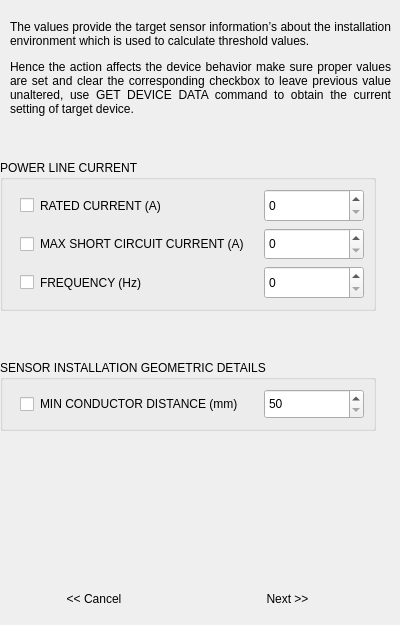
        <widget class="QWidget" name="page_4">
         <widget class="QLabel" name="label_6">
          <property name="geometry">
           <rect>
            <x>10</x>
            <y>20</y>
            <width>381</width>
            <height>131</height>
           </rect>
          </property>
          <property name="text">
           <string>&lt;html&gt;&lt;head/&gt;&lt;body&gt;&lt;p align=&quot;justify&quot;&gt;The values provide the target sensor information’s about the installation environment which is used to calculate threshold values. &lt;/p&gt;&lt;p align=&quot;justify&quot;&gt;Hence the action affects the device behavior make sure proper values are set and clear the corresponding checkbox to leave previous value unaltered, use GET DEVICE DATA command to obtain the current setting of target device. &lt;/p&gt;&lt;p&gt;&lt;br/&gt;&lt;/p&gt;&lt;/body&gt;&lt;/html&gt;</string>
          </property>
          <property name="textFormat">
           <enum>Qt::RichText</enum>
          </property>
          <property name="scaledContents">
           <bool>true</bool>
          </property>
          <property name="wordWrap">
           <bool>true</bool>
          </property>
         </widget>
         <widget class="QGroupBox" name="groupBox_6">
          <property name="geometry">
           <rect>
            <x>0</x>
            <y>360</y>
            <width>376</width>
            <height>71</height>
           </rect>
          </property>
          <property name="sizePolicy">
           <sizepolicy hsizetype="Preferred" vsizetype="Preferred">
            <horstretch>0</horstretch>
            <verstretch>0</verstretch>
           </sizepolicy>
          </property>
          <property name="minimumSize">
           <size>
            <width>361</width>
            <height>0</height>
           </size>
          </property>
          <property name="maximumSize">
           <size>
            <width>16777215</width>
            <height>16777215</height>
           </size>
          </property>
          <property name="title">
           <string>SENSOR INSTALLATION GEOMETRIC DETAILS </string>
          </property>
          <layout class="QGridLayout" name="gridLayout_7">
           <item row="0" column="0">
            <layout class="QHBoxLayout" name="horizontalLayout_8">
             <item>
              <widget class="QCheckBox" name="cb_config_min_distance">
               <property name="sizePolicy">
                <sizepolicy hsizetype="Preferred" vsizetype="Preferred">
                 <horstretch>0</horstretch>
                 <verstretch>0</verstretch>
                </sizepolicy>
               </property>
               <property name="styleSheet">
                <string notr="true"> QCheckBox{
     background: qlineargradient(x1: 0, y1: 0, x2: 0, y2: 1,
                                 stop: 0 #D3D3D3, stop: 0.4 #7E7E7E,
                                 stop: 0.5 #7E7E7E, stop: 1.0 #7E7E7E);
     
/*     border: 1px solid #C4C4C3;
 border-top: 1px solid #C2C7CB;*/
   /*  border-bottom-color: #C2C7CB;*/
     border-top-left-radius: 10px;
     border-top-right-radius: 4px;
     min-width: 8ex;
     padding: 8px;

}
</string>
               </property>
               <property name="text">
                <string>MIN CONDUCTOR DISTANCE (mm)</string>
               </property>
              </widget>
             </item>
             <item>
              <widget class="QSpinBox" name="dSB_min_distance">
               <property name="sizePolicy">
                <sizepolicy hsizetype="Fixed" vsizetype="Preferred">
                 <horstretch>0</horstretch>
                 <verstretch>0</verstretch>
                </sizepolicy>
               </property>
               <property name="minimumSize">
                <size>
                 <width>100</width>
                 <height>0</height>
                </size>
               </property>
               <property name="minimum">
                <number>50</number>
               </property>
               <property name="maximum">
                <number>2000</number>
               </property>
              </widget>
             </item>
            </layout>
           </item>
          </layout>
         </widget>
         <widget class="QGroupBox" name="groupBox_7">
          <property name="geometry">
           <rect>
            <x>0</x>
            <y>160</y>
            <width>376</width>
            <height>151</height>
           </rect>
          </property>
          <property name="sizePolicy">
           <sizepolicy hsizetype="Preferred" vsizetype="Preferred">
            <horstretch>0</horstretch>
            <verstretch>0</verstretch>
           </sizepolicy>
          </property>
          <property name="minimumSize">
           <size>
            <width>361</width>
            <height>100</height>
           </size>
          </property>
          <property name="maximumSize">
           <size>
            <width>16777215</width>
            <height>16777215</height>
           </size>
          </property>
          <property name="title">
           <string>POWER LINE CURRENT</string>
          </property>
          <layout class="QGridLayout" name="gridLayout_8">
           <item row="0" column="0">
            <layout class="QHBoxLayout" name="horizontalLayout_9">
             <item>
              <widget class="QCheckBox" name="cb_config_rated_current">
               <property name="sizePolicy">
                <sizepolicy hsizetype="Preferred" vsizetype="Preferred">
                 <horstretch>0</horstretch>
                 <verstretch>0</verstretch>
                </sizepolicy>
               </property>
               <property name="styleSheet">
                <string notr="true"> QCheckBox{
     background: qlineargradient(x1: 0, y1: 0, x2: 0, y2: 1,
                                 stop: 0 #D3D3D3, stop: 0.4 #7E7E7E,
                                 stop: 0.5 #7E7E7E, stop: 1.0 #7E7E7E);
     
/*     border: 1px solid #C4C4C3;
 border-top: 1px solid #C2C7CB;*/
   /*  border-bottom-color: #C2C7CB;*/
     border-top-left-radius: 10px;
     border-top-right-radius: 4px;
     min-width: 8ex;
     padding: 8px;

}
</string>
               </property>
               <property name="text">
                <string>RATED CURRENT (A)</string>
               </property>
              </widget>
             </item>
             <item>
              <widget class="QSpinBox" name="dSB_rated_current">
               <property name="sizePolicy">
                <sizepolicy hsizetype="Fixed" vsizetype="Preferred">
                 <horstretch>0</horstretch>
                 <verstretch>0</verstretch>
                </sizepolicy>
               </property>
               <property name="minimumSize">
                <size>
                 <width>100</width>
                 <height>0</height>
                </size>
               </property>
               <property name="maximum">
                <number>3000</number>
               </property>
              </widget>
             </item>
            </layout>
           </item>
           <item row="1" column="0">
            <layout class="QHBoxLayout" name="horizontalLayout_10">
             <item>
              <widget class="QCheckBox" name="cb_config_sh_ckt_current">
               <property name="sizePolicy">
                <sizepolicy hsizetype="Preferred" vsizetype="Preferred">
                 <horstretch>0</horstretch>
                 <verstretch>0</verstretch>
                </sizepolicy>
               </property>
               <property name="styleSheet">
                <string notr="true"> QCheckBox{
     background: qlineargradient(x1: 0, y1: 0, x2: 0, y2: 1,
                                 stop: 0 #D3D3D3, stop: 0.4 #7E7E7E,
                                 stop: 0.5 #7E7E7E, stop: 1.0 #7E7E7E);
     
/*     border: 1px solid #C4C4C3;
 border-top: 1px solid #C2C7CB;*/
   /*  border-bottom-color: #C2C7CB;*/
     border-top-left-radius: 10px;
     border-top-right-radius: 4px;
     min-width: 8ex;
     padding: 8px;

}

</string>
               </property>
               <property name="text">
                <string>MAX SHORT CIRCUIT CURRENT (A)</string>
               </property>
              </widget>
             </item>
             <item>
              <widget class="QSpinBox" name="dSB_sh_ckt_current">
               <property name="sizePolicy">
                <sizepolicy hsizetype="Fixed" vsizetype="Preferred">
                 <horstretch>0</horstretch>
                 <verstretch>0</verstretch>
                </sizepolicy>
               </property>
               <property name="minimumSize">
                <size>
                 <width>100</width>
                 <height>0</height>
                </size>
               </property>
               <property name="maximum">
                <number>60000</number>
               </property>
              </widget>
             </item>
            </layout>
           </item>
           <item row="2" column="0">
            <layout class="QHBoxLayout" name="horizontalLayout_16">
             <item>
              <widget class="QCheckBox" name="cb_config_freq">
               <property name="sizePolicy">
                <sizepolicy hsizetype="Preferred" vsizetype="Preferred">
                 <horstretch>0</horstretch>
                 <verstretch>0</verstretch>
                </sizepolicy>
               </property>
               <property name="styleSheet">
                <string notr="true"> QCheckBox{
     background: qlineargradient(x1: 0, y1: 0, x2: 0, y2: 1,
                                 stop: 0 #D3D3D3, stop: 0.4 #7E7E7E,
                                 stop: 0.5 #7E7E7E, stop: 1.0 #7E7E7E);
     
/*     border: 1px solid #C4C4C3;
 border-top: 1px solid #C2C7CB;*/
   /*  border-bottom-color: #C2C7CB;*/
     border-top-left-radius: 10px;
     border-top-right-radius: 4px;
     min-width: 8ex;
     padding: 8px;

}

</string>
               </property>
               <property name="text">
                <string>FREQUENCY (Hz)</string>
               </property>
              </widget>
             </item>
             <item>
              <widget class="QSpinBox" name="dSB_freq">
               <property name="sizePolicy">
                <sizepolicy hsizetype="Fixed" vsizetype="Preferred">
                 <horstretch>0</horstretch>
                 <verstretch>0</verstretch>
                </sizepolicy>
               </property>
               <property name="minimumSize">
                <size>
                 <width>100</width>
                 <height>0</height>
                </size>
               </property>
               <property name="maximum">
                <number>100</number>
               </property>
              </widget>
             </item>
            </layout>
           </item>
          </layout>
          <zorder></zorder>
          <zorder></zorder>
          <zorder></zorder>
         </widget>
         <widget class="QWidget" name="layoutWidget_3">
          <property name="geometry">
           <rect>
            <x>0</x>
            <y>580</y>
            <width>381</width>
            <height>36</height>
           </rect>
          </property>
          <layout class="QHBoxLayout" name="horizontalLayout_25">
           <item>
            <widget class="QPushButton" name="btn_cancel_sys_info">
             <property name="styleSheet">
              <string notr="true"> QPushButton{
     background: qlineargradient(x1: 0, y1: 0, x2: 0, y2: 1,
                                 stop: 0 #D3D3D3, stop: 0.4 #7E7E7E,
                                 stop: 0.5 #7E7E7E, stop: 1.0 #7E7E7E);
     
/*     border: 1px solid #C4C4C3;
 border-top: 1px solid #C2C7CB;*/
   /*  border-bottom-color: #C2C7CB;*/
     border-top-left-radius: 10px;
     border-top-right-radius: 4px;
     min-width: 8ex;
     padding: 8px;

}



  QPushButton:hover {
background: qlineargradient(x1: 0, y1: 0, x2: 0, y2: 1,
                                 stop: 0 #7E7E7E, stop: 0.4 #DDDDDD,
                                 stop: 0.5 #D8D8D8, stop: 1.0 #D3D3D3);
 }

  QPushButton:selected {
     border-color: #9B9B9B;
   /*  border-bottom-color: #C2C7CB;*/ /* same as pane color */
 }

 QPushButton:!selected {
     margin-top: 2px; /* make non-selected tabs look smaller */
 }</string>
             </property>
             <property name="text">
              <string>&lt;&lt; Cancel</string>
             </property>
            </widget>
           </item>
           <item>
            <widget class="QPushButton" name="btn_save_sys_info">
             <property name="styleSheet">
              <string notr="true"> QPushButton{
     background: qlineargradient(x1: 0, y1: 0, x2: 0, y2: 1,
                                 stop: 0 #D3D3D3, stop: 0.4 #7E7E7E,
                                 stop: 0.5 #7E7E7E, stop: 1.0 #7E7E7E);
     
/*     border: 1px solid #C4C4C3;
 border-top: 1px solid #C2C7CB;*/
   /*  border-bottom-color: #C2C7CB;*/
     border-top-left-radius: 4px;
     border-top-right-radius: 10px;
     min-width: 8ex;
     padding: 8px;

}



  QPushButton:hover {
background: qlineargradient(x1: 0, y1: 0, x2: 0, y2: 1,
                                 stop: 0 #7E7E7E, stop: 0.4 #DDDDDD,
                                 stop: 0.5 #D8D8D8, stop: 1.0 #D3D3D3);
 }

  QPushButton:selected {
     border-color: #9B9B9B;
   /*  border-bottom-color: #C2C7CB;*/ /* same as pane color */
 }

 QPushButton:!selected {
     margin-top: 2px; /* make non-selected tabs look smaller */
 }</string>
             </property>
             <property name="text">
              <string>Next &gt;&gt;</string>
             </property>
            </widget>
           </item>
          </layout>
         </widget>
        </widget>
